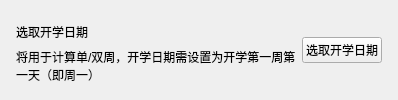
          <widget class="CardWidget" name="CardWidget_9">
           <property name="minimumSize">
            <size>
             <width>0</width>
             <height>70</height>
            </size>
           </property>
           <layout class="QHBoxLayout" name="horizontalLayout_9">
            <property name="leftMargin">
             <number>16</number>
            </property>
            <property name="topMargin">
             <number>16</number>
            </property>
            <property name="rightMargin">
             <number>16</number>
            </property>
            <property name="bottomMargin">
             <number>16</number>
            </property>
            <item>
             <layout class="QVBoxLayout" name="verticalLayout_12">
              <property name="spacing">
               <number>0</number>
              </property>
              <item>
               <widget class="StrongBodyLabel" name="StrongBodyLabel_9">
                <property name="sizePolicy">
                 <sizepolicy hsizetype="Expanding" vsizetype="Preferred">
                  <horstretch>0</horstretch>
                  <verstretch>0</verstretch>
                 </sizepolicy>
                </property>
                <property name="text">
                 <string>选取开学日期</string>
                </property>
                <property name="wordWrap">
                 <bool>true</bool>
                </property>
               </widget>
              </item>
              <item>
               <widget class="CaptionLabel" name="CaptionLabel_7">
                <property name="text">
                 <string>将用于计算单/双周，开学日期需设置为开学第一周第一天（即周一）</string>
                </property>
                <property name="wordWrap">
                 <bool>true</bool>
                </property>
                <property name="lightColor" stdset="0">
                 <color alpha="150">
                  <red>0</red>
                  <green>0</green>
                  <blue>0</blue>
                 </color>
                </property>
                <property name="darkColor" stdset="0">
                 <color alpha="200">
                  <red>255</red>
                  <green>255</green>
                  <blue>255</blue>
                 </color>
                </property>
               </widget>
              </item>
             </layout>
            </item>
            <item>
             <widget class="CalendarPicker" name="set_start_date">
              <property name="text">
               <string>选取开学日期</string>
              </property>
             </widget>
            </item>
           </layout>
          </widget>
